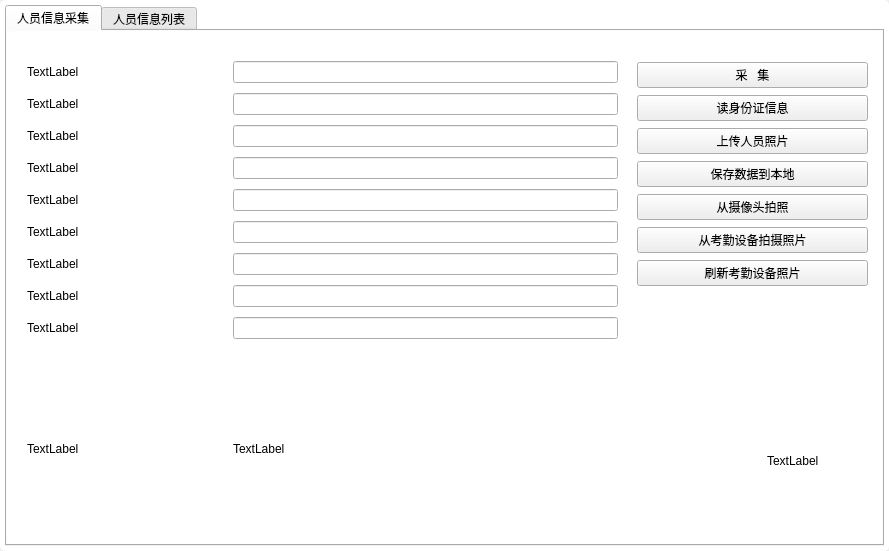
<?xml version="1.0" encoding="UTF-8"?>
<ui version="4.0">
 <class>infoCollectionForm</class>
 <widget class="QWidget" name="infoCollectionForm">
  <property name="windowModality">
   <enum>Qt::WindowModal</enum>
  </property>
  <property name="geometry">
   <rect>
    <x>0</x>
    <y>0</y>
    <width>889</width>
    <height>551</height>
   </rect>
  </property>
  <property name="windowTitle">
   <string>Form</string>
  </property>
  <property name="styleSheet">
   <string notr="true"/>
  </property>
  <layout class="QGridLayout" name="gridLayout">
   <property name="leftMargin">
    <number>0</number>
   </property>
   <property name="topMargin">
    <number>0</number>
   </property>
   <property name="rightMargin">
    <number>0</number>
   </property>
   <property name="bottomMargin">
    <number>0</number>
   </property>
   <item row="0" column="0">
    <widget class="QWidget" name="info_main" native="true">
     <property name="sizePolicy">
      <sizepolicy hsizetype="Expanding" vsizetype="Preferred">
       <horstretch>0</horstretch>
       <verstretch>0</verstretch>
      </sizepolicy>
     </property>
     <property name="styleSheet">
      <string notr="true">QWidget #info_main{
    background-color: rgb(255, 255, 255);
    border-radius:5px;
}</string>
     </property>
     <layout class="QVBoxLayout" name="verticalLayout_2">
      <property name="spacing">
       <number>10</number>
      </property>
      <property name="leftMargin">
       <number>5</number>
      </property>
      <property name="topMargin">
       <number>5</number>
      </property>
      <property name="rightMargin">
       <number>5</number>
      </property>
      <property name="bottomMargin">
       <number>5</number>
      </property>
      <item>
       <widget class="QTabWidget" name="tabWidget">
        <property name="styleSheet">
         <string notr="true">QTabWidget #tabWidget{
    background-color: rgb(255, 255, 255);
    border-radius:5px;
}</string>
        </property>
        <property name="tabShape">
         <enum>QTabWidget::Rounded</enum>
        </property>
        <property name="currentIndex">
         <number>0</number>
        </property>
        <property name="iconSize">
         <size>
          <width>20</width>
          <height>20</height>
         </size>
        </property>
        <property name="elideMode">
         <enum>Qt::ElideMiddle</enum>
        </property>
        <widget class="QWidget" name="tab">
         <property name="styleSheet">
          <string notr="true">QWidget #tab{
    background-color: rgb(255, 255, 255);
    border-radius:5px;
}</string>
         </property>
         <attribute name="title">
          <string>人员信息采集</string>
         </attribute>
         <widget class="QWidget" name="layoutWidget">
          <property name="geometry">
           <rect>
            <x>20</x>
            <y>30</y>
            <width>591</width>
            <height>713</height>
           </rect>
          </property>
          <layout class="QFormLayout" name="formLayout">
           <property name="verticalSpacing">
            <number>10</number>
           </property>
           <item row="0" column="0">
            <widget class="QLabel" name="label_2">
             <property name="text">
              <string>TextLabel</string>
             </property>
            </widget>
           </item>
           <item row="0" column="1">
            <widget class="QLineEdit" name="le_name"/>
           </item>
           <item row="1" column="0">
            <widget class="QLabel" name="label_3">
             <property name="text">
              <string>TextLabel</string>
             </property>
            </widget>
           </item>
           <item row="1" column="1">
            <widget class="QLineEdit" name="le_sex"/>
           </item>
           <item row="2" column="0">
            <widget class="QLabel" name="label_4">
             <property name="text">
              <string>TextLabel</string>
             </property>
            </widget>
           </item>
           <item row="2" column="1">
            <widget class="QLineEdit" name="le_nation"/>
           </item>
           <item row="3" column="0">
            <widget class="QLabel" name="label_5">
             <property name="text">
              <string>TextLabel</string>
             </property>
            </widget>
           </item>
           <item row="3" column="1">
            <widget class="QLineEdit" name="le_birthdate"/>
           </item>
           <item row="4" column="0">
            <widget class="QLabel" name="label_8">
             <property name="text">
              <string>TextLabel</string>
             </property>
            </widget>
           </item>
           <item row="4" column="1">
            <widget class="QLineEdit" name="le_address"/>
           </item>
           <item row="5" column="0">
            <widget class="QLabel" name="label_6">
             <property name="text">
              <string>TextLabel</string>
             </property>
            </widget>
           </item>
           <item row="5" column="1">
            <widget class="QLineEdit" name="le_idNum"/>
           </item>
           <item row="6" column="0">
            <widget class="QLabel" name="label_9">
             <property name="text">
              <string>TextLabel</string>
             </property>
            </widget>
           </item>
           <item row="6" column="1">
            <widget class="QLineEdit" name="le_issue"/>
           </item>
           <item row="7" column="0">
            <widget class="QLabel" name="label_7">
             <property name="text">
              <string>TextLabel</string>
             </property>
            </widget>
           </item>
           <item row="7" column="1">
            <widget class="QLineEdit" name="le_effectedDate"/>
           </item>
           <item row="8" column="0">
            <widget class="QLabel" name="label_10">
             <property name="text">
              <string>TextLabel</string>
             </property>
            </widget>
           </item>
           <item row="8" column="1">
            <widget class="QLineEdit" name="le_expiredDate"/>
           </item>
           <item row="9" column="0">
            <widget class="QLabel" name="lb_photo">
             <property name="sizePolicy">
              <sizepolicy hsizetype="Fixed" vsizetype="Fixed">
               <horstretch>0</horstretch>
               <verstretch>0</verstretch>
              </sizepolicy>
             </property>
             <property name="minimumSize">
              <size>
               <width>200</width>
               <height>200</height>
              </size>
             </property>
             <property name="maximumSize">
              <size>
               <width>200</width>
               <height>200</height>
              </size>
             </property>
             <property name="text">
              <string>TextLabel</string>
             </property>
             <property name="scaledContents">
              <bool>false</bool>
             </property>
            </widget>
           </item>
           <item row="9" column="1">
            <widget class="QLabel" name="lb_photo2">
             <property name="minimumSize">
              <size>
               <width>200</width>
               <height>200</height>
              </size>
             </property>
             <property name="maximumSize">
              <size>
               <width>200</width>
               <height>200</height>
              </size>
             </property>
             <property name="text">
              <string>TextLabel</string>
             </property>
            </widget>
           </item>
          </layout>
         </widget>
         <widget class="QLabel" name="lb_photo3">
          <property name="geometry">
           <rect>
            <x>760</x>
            <y>270</y>
            <width>240</width>
            <height>320</height>
           </rect>
          </property>
          <property name="minimumSize">
           <size>
            <width>240</width>
            <height>320</height>
           </size>
          </property>
          <property name="maximumSize">
           <size>
            <width>240</width>
            <height>320</height>
           </size>
          </property>
          <property name="text">
           <string>TextLabel</string>
          </property>
          <property name="scaledContents">
           <bool>true</bool>
          </property>
         </widget>
         <widget class="QWidget" name="layoutWidget">
          <property name="geometry">
           <rect>
            <x>630</x>
            <y>30</y>
            <width>231</width>
            <height>231</height>
           </rect>
          </property>
          <layout class="QVBoxLayout" name="verticalLayout">
           <item>
            <widget class="QPushButton" name="pb_cj">
             <property name="text">
              <string>采   集</string>
             </property>
             <property name="flat">
              <bool>false</bool>
             </property>
            </widget>
           </item>
           <item>
            <widget class="QPushButton" name="pb_cj1">
             <property name="text">
              <string>读身份证信息</string>
             </property>
            </widget>
           </item>
           <item>
            <widget class="QPushButton" name="pb_uploadPhoto">
             <property name="text">
              <string>上传人员照片</string>
             </property>
             <property name="flat">
              <bool>false</bool>
             </property>
            </widget>
           </item>
           <item>
            <widget class="QPushButton" name="pb_save_upload">
             <property name="text">
              <string>保存数据到本地</string>
             </property>
            </widget>
           </item>
           <item>
            <widget class="QPushButton" name="pb_camera">
             <property name="text">
              <string>从摄像头拍照</string>
             </property>
            </widget>
           </item>
           <item>
            <widget class="QPushButton" name="pb_cj_photo">
             <property name="text">
              <string>从考勤设备拍摄照片</string>
             </property>
            </widget>
           </item>
           <item>
            <widget class="QPushButton" name="pb_refresh_photo">
             <property name="text">
              <string>刷新考勤设备照片</string>
             </property>
            </widget>
           </item>
          </layout>
         </widget>
        </widget>
        <widget class="QWidget" name="tab_2">
         <property name="styleSheet">
          <string notr="true">QWidget #tab_2{
    background-color: rgb(255, 255, 255);
    border-radius:5px;
}</string>
         </property>
         <attribute name="title">
          <string>人员信息列表</string>
         </attribute>
         <widget class="QTableView" name="tableView">
          <property name="geometry">
           <rect>
            <x>0</x>
            <y>10</y>
            <width>811</width>
            <height>381</height>
           </rect>
          </property>
          <property name="styleSheet">
           <string notr="true">background-color: rgb(255, 255, 255);</string>
          </property>
          <property name="gridStyle">
           <enum>Qt::DotLine</enum>
          </property>
         </widget>
         <widget class="QPushButton" name="pb_readall">
          <property name="geometry">
           <rect>
            <x>880</x>
            <y>80</y>
            <width>91</width>
            <height>31</height>
           </rect>
          </property>
          <property name="text">
           <string>获取人员列表</string>
          </property>
         </widget>
        </widget>
       </widget>
      </item>
     </layout>
    </widget>
   </item>
  </layout>
 </widget>
 <resources/>
 <connections/>
</ui>
